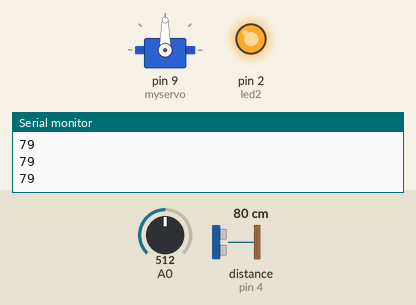
Simulated run of this sketch. Board: Arduino Uno, built with avr-gcc and run on an emulated ATmega328P. On the bench: servo, output pins drawn as LEDs (lit = HIGH), the last lines printed to the serial monitor. Wiring (inferred from the names in the program): ultrasonic range finder: trigger pin 3; echo pin 4. Inputs (shaded band) come from the test bench; at power-on: distance to the obstacle (sensor on pin 4) 80 cm, A0 = 512. The echo pulse lasts 58.3 µs per cm; pins used as bus, display or sensor lines are not drawn.

Above: at 1.2 s.
1.3 s: distance to the obstacle (sensor on pin 4) set to 22 cm
2.8 s: distance to the obstacle (sensor on pin 4) set to 19 cm
At 3.3 s:
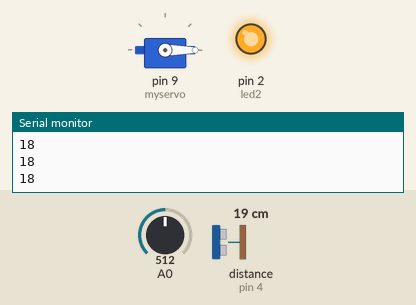
4.3 s: A0 set to 67
5.8 s: A0 set to 56
At 6.7 s:
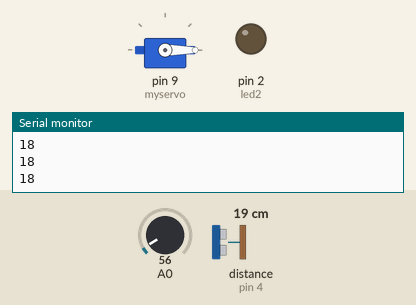
7.5 s: A0 set to 122
At 8.7 s:
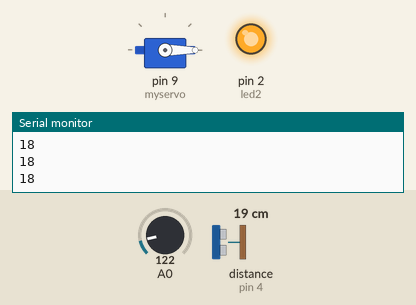
9.4 s: A0 set to 20
At 10.7 s:
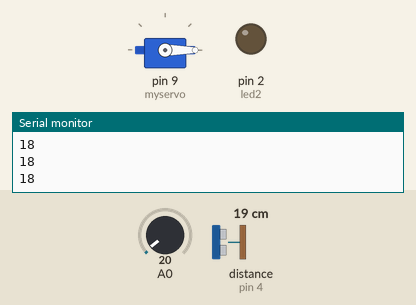
Timing chart, 0 to 12.2 s (numbered marks = the images above; inputs shaded):
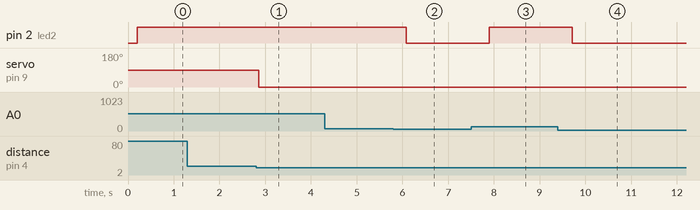

The sketch:

Smart_House.ino
```cpp
int led2 = 2;
int echo = 4;
int trig = 3;
int d ;
int t ;
int val ;
float temperature ;
#include <Servo.h>

Servo myservo;
int pos = 0;

void setup() {
  Serial.begin(9600) ;
  myservo.attach(9);

  pinMode(led2,OUTPUT);

  pinMode(trig , OUTPUT) ;
 pinMode(echo ,INPUT) ;
 pinMode(A0,INPUT);
}

void loop() { digitalWrite(trig ,LOW) ;
  delayMicroseconds(5) ;
  digitalWrite(trig ,HIGH) ;
  delayMicroseconds(5) ;
   digitalWrite(trig ,LOW) ;
  delayMicroseconds(5) ;

  t= pulseIn(echo,HIGH) ;
  d= (0.0343*t)/2 ;
  if(d<20) {
     myservo.write(0);


  }
  else{myservo.write(90);}
  val=analogRead(A0) ;
  temperature = val * (5.0 / 1023.0 * 100.0);
    Serial.println(d);
    delay(200);


  if(temperature>30 ){
    digitalWrite(led2,HIGH);

  }
  else {
   digitalWrite(led2,LOW);


}
}
```

Measured:
- the behaviour switches between 21 and 20 cm on distance to the obstacle (sensor on pin 4) (found by bisection; images 0 and 1)
- the behaviour switches between 62 and 61 on A0 (found by bisection; images 1 and 2)
- after the input at 2.8 s, servo on pin 9 (myservo): 90° → 0° after 0.06 s
- after the input at 5.8 s, pin 2 (led2): HIGH → LOW after 0.28 s
- after the input at 7.5 s, pin 2 (led2): LOW → HIGH after 0.40 s
- after the input at 9.4 s, pin 2 (led2): HIGH → LOW after 0.32 s
